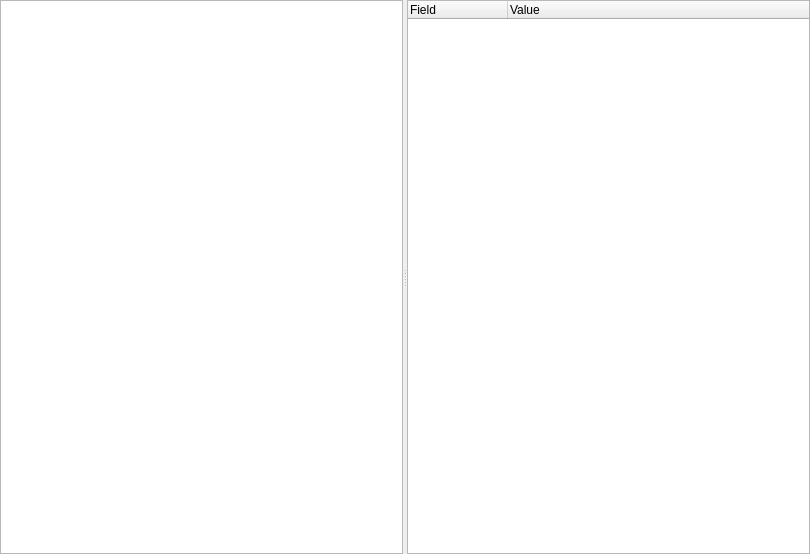
<?xml version="1.0" encoding="UTF-8"?>
<ui version="4.0">
 <class>DmiForm</class>
 <widget class="QWidget" name="DmiForm">
  <property name="geometry">
   <rect>
    <x>0</x>
    <y>0</y>
    <width>810</width>
    <height>554</height>
   </rect>
  </property>
  <property name="windowTitle">
   <string notr="true"/>
  </property>
  <layout class="QVBoxLayout" name="verticalLayout">
   <property name="spacing">
    <number>0</number>
   </property>
   <property name="leftMargin">
    <number>0</number>
   </property>
   <property name="topMargin">
    <number>0</number>
   </property>
   <property name="rightMargin">
    <number>0</number>
   </property>
   <property name="bottomMargin">
    <number>0</number>
   </property>
   <item>
    <widget class="QSplitter" name="splitter">
     <property name="orientation">
      <enum>Qt::Horizontal</enum>
     </property>
     <widget class="QTreeWidget" name="tree">
      <attribute name="headerVisible">
       <bool>false</bool>
      </attribute>
      <column>
       <property name="text">
        <string notr="true">1</string>
       </property>
      </column>
     </widget>
     <widget class="QTreeWidget" name="list">
      <column>
       <property name="text">
        <string>Field</string>
       </property>
      </column>
      <column>
       <property name="text">
        <string>Value</string>
       </property>
      </column>
     </widget>
    </widget>
   </item>
  </layout>
 </widget>
 <resources/>
 <connections/>
</ui>
